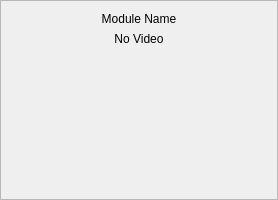
<?xml version="1.0" encoding="UTF-8"?>
<ui version="4.0">
 <class>VideoWidget</class>
 <widget class="QFrame" name="VideoWidget">
  <property name="windowModality">
   <enum>Qt::NonModal</enum>
  </property>
  <property name="geometry">
   <rect>
    <x>0</x>
    <y>0</y>
    <width>278</width>
    <height>200</height>
   </rect>
  </property>
  <property name="sizePolicy">
   <sizepolicy hsizetype="Preferred" vsizetype="Preferred">
    <horstretch>0</horstretch>
    <verstretch>0</verstretch>
   </sizepolicy>
  </property>
  <property name="windowTitle">
   <string>Form</string>
  </property>
  <property name="autoFillBackground">
   <bool>false</bool>
  </property>
  <property name="frameShape">
   <enum>QFrame::StyledPanel</enum>
  </property>
  <property name="frameShadow">
   <enum>QFrame::Sunken</enum>
  </property>
  <property name="lineWidth">
   <number>1</number>
  </property>
  <layout class="QVBoxLayout" name="verticalLayout">
   <item>
    <widget class="QLabel" name="caption">
     <property name="sizePolicy">
      <sizepolicy hsizetype="Preferred" vsizetype="Fixed">
       <horstretch>0</horstretch>
       <verstretch>0</verstretch>
      </sizepolicy>
     </property>
     <property name="maximumSize">
      <size>
       <width>16777215</width>
       <height>20</height>
      </size>
     </property>
     <property name="text">
      <string>Module Name</string>
     </property>
     <property name="alignment">
      <set>Qt::AlignCenter</set>
     </property>
    </widget>
   </item>
   <item>
    <widget class="QLabel" name="video">
     <property name="sizePolicy">
      <sizepolicy hsizetype="Preferred" vsizetype="Preferred">
       <horstretch>0</horstretch>
       <verstretch>0</verstretch>
      </sizepolicy>
     </property>
     <property name="text">
      <string>No Video</string>
     </property>
     <property name="alignment">
      <set>Qt::AlignCenter</set>
     </property>
    </widget>
   </item>
   <item>
    <spacer name="verticalSpacer">
     <property name="orientation">
      <enum>Qt::Vertical</enum>
     </property>
     <property name="sizeHint" stdset="0">
      <size>
       <width>20</width>
       <height>40</height>
      </size>
     </property>
    </spacer>
   </item>
  </layout>
 </widget>
 <resources/>
 <connections/>
</ui>
